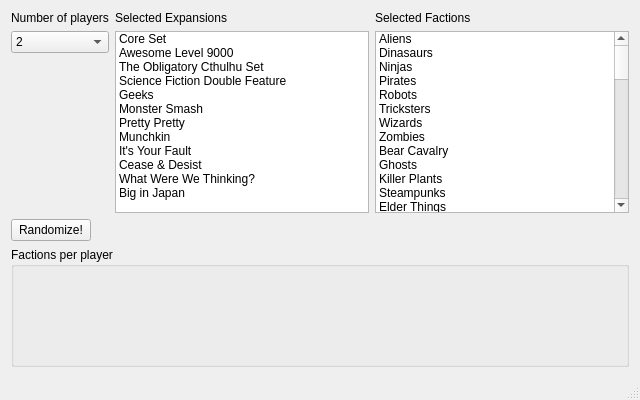
<?xml version="1.0" encoding="UTF-8"?>
<ui version="4.0">
 <class>MainWindow</class>
 <widget class="QMainWindow" name="MainWindow">
  <property name="geometry">
   <rect>
    <x>0</x>
    <y>0</y>
    <width>640</width>
    <height>400</height>
   </rect>
  </property>
  <property name="minimumSize">
   <size>
    <width>640</width>
    <height>400</height>
   </size>
  </property>
  <property name="maximumSize">
   <size>
    <width>640</width>
    <height>400</height>
   </size>
  </property>
  <property name="windowTitle">
   <string>MainWindow</string>
  </property>
  <widget class="QWidget" name="centralWidget">
   <layout class="QVBoxLayout" name="verticalLayout">
    <item>
     <layout class="QHBoxLayout" name="horizontalLayout">
      <item>
       <layout class="QVBoxLayout" name="verticalLayout_2">
        <item>
         <widget class="QLabel" name="label">
          <property name="text">
           <string>Number of players</string>
          </property>
         </widget>
        </item>
        <item>
         <widget class="QComboBox" name="comboBox">
          <item>
           <property name="text">
            <string>2</string>
           </property>
          </item>
          <item>
           <property name="text">
            <string>3</string>
           </property>
          </item>
          <item>
           <property name="text">
            <string>4</string>
           </property>
          </item>
          <item>
           <property name="text">
            <string>5</string>
           </property>
          </item>
          <item>
           <property name="text">
            <string>6</string>
           </property>
          </item>
          <item>
           <property name="text">
            <string>7</string>
           </property>
          </item>
          <item>
           <property name="text">
            <string>8</string>
           </property>
          </item>
         </widget>
        </item>
        <item>
         <spacer name="verticalSpacer_2">
          <property name="orientation">
           <enum>Qt::Vertical</enum>
          </property>
          <property name="sizeHint" stdset="0">
           <size>
            <width>20</width>
            <height>40</height>
           </size>
          </property>
         </spacer>
        </item>
       </layout>
      </item>
      <item>
       <layout class="QVBoxLayout" name="verticalLayout_6">
        <item>
         <widget class="QLabel" name="label_2">
          <property name="text">
           <string>Selected Expansions</string>
          </property>
         </widget>
        </item>
        <item>
         <widget class="QListWidget" name="listWidget">
          <item>
           <property name="text">
            <string>Core Set</string>
           </property>
          </item>
          <item>
           <property name="text">
            <string>Awesome Level 9000</string>
           </property>
          </item>
          <item>
           <property name="text">
            <string>The Obligatory Cthulhu Set</string>
           </property>
          </item>
          <item>
           <property name="text">
            <string>Science Fiction Double Feature</string>
           </property>
          </item>
          <item>
           <property name="text">
            <string>Geeks</string>
           </property>
          </item>
          <item>
           <property name="text">
            <string>Monster Smash</string>
           </property>
          </item>
          <item>
           <property name="text">
            <string>Pretty Pretty</string>
           </property>
          </item>
          <item>
           <property name="text">
            <string>Munchkin</string>
           </property>
          </item>
          <item>
           <property name="text">
            <string>It's Your Fault</string>
           </property>
          </item>
          <item>
           <property name="text">
            <string>Cease &amp; Desist</string>
           </property>
          </item>
          <item>
           <property name="text">
            <string>What Were We Thinking?</string>
           </property>
          </item>
          <item>
           <property name="text">
            <string>Big in Japan</string>
           </property>
          </item>
         </widget>
        </item>
       </layout>
      </item>
      <item>
       <layout class="QVBoxLayout" name="verticalLayout_3">
        <item>
         <widget class="QLabel" name="label_3">
          <property name="text">
           <string>Selected Factions</string>
          </property>
         </widget>
        </item>
        <item>
         <widget class="QListWidget" name="listWidget_2">
          <item>
           <property name="text">
            <string>Aliens</string>
           </property>
          </item>
          <item>
           <property name="text">
            <string>Dinasaurs</string>
           </property>
          </item>
          <item>
           <property name="text">
            <string>Ninjas</string>
           </property>
          </item>
          <item>
           <property name="text">
            <string>Pirates</string>
           </property>
          </item>
          <item>
           <property name="text">
            <string>Robots</string>
           </property>
          </item>
          <item>
           <property name="text">
            <string>Tricksters</string>
           </property>
          </item>
          <item>
           <property name="text">
            <string>Wizards</string>
           </property>
          </item>
          <item>
           <property name="text">
            <string>Zombies</string>
           </property>
          </item>
          <item>
           <property name="text">
            <string>Bear Cavalry</string>
           </property>
          </item>
          <item>
           <property name="text">
            <string>Ghosts</string>
           </property>
          </item>
          <item>
           <property name="text">
            <string>Killer Plants</string>
           </property>
          </item>
          <item>
           <property name="text">
            <string>Steampunks</string>
           </property>
          </item>
          <item>
           <property name="text">
            <string>Elder Things</string>
           </property>
          </item>
          <item>
           <property name="text">
            <string>Innsmouth</string>
           </property>
          </item>
          <item>
           <property name="text">
            <string>Minions of Cthulhu</string>
           </property>
          </item>
          <item>
           <property name="text">
            <string>Miskatonic University</string>
           </property>
          </item>
          <item>
           <property name="text">
            <string>Cyborg Apes</string>
           </property>
          </item>
          <item>
           <property name="text">
            <string>Shapeshifters</string>
           </property>
          </item>
          <item>
           <property name="text">
            <string>Super Spies</string>
           </property>
          </item>
          <item>
           <property name="text">
            <string>Time Travelers</string>
           </property>
          </item>
          <item>
           <property name="text">
            <string>Geeks</string>
           </property>
          </item>
          <item>
           <property name="text">
            <string>Giant Ants</string>
           </property>
          </item>
          <item>
           <property name="text">
            <string>Mad Scientists</string>
           </property>
          </item>
          <item>
           <property name="text">
            <string>Vampires</string>
           </property>
          </item>
          <item>
           <property name="text">
            <string>Werewolves</string>
           </property>
          </item>
          <item>
           <property name="text">
            <string>Fairies</string>
           </property>
          </item>
          <item>
           <property name="text">
            <string>Kitty Cats</string>
           </property>
          </item>
          <item>
           <property name="text">
            <string>Mythic Horses</string>
           </property>
          </item>
          <item>
           <property name="text">
            <string>Princesses</string>
           </property>
          </item>
          <item>
           <property name="text">
            <string>Clerics</string>
           </property>
          </item>
          <item>
           <property name="text">
            <string>Dwarves</string>
           </property>
          </item>
          <item>
           <property name="text">
            <string>Elves</string>
           </property>
          </item>
          <item>
           <property name="text">
            <string>Halflings</string>
           </property>
          </item>
          <item>
           <property name="text">
            <string>Mages</string>
           </property>
          </item>
          <item>
           <property name="text">
            <string>Orcs</string>
           </property>
          </item>
          <item>
           <property name="text">
            <string>Thieves</string>
           </property>
          </item>
          <item>
           <property name="text">
            <string>Warriors</string>
           </property>
          </item>
          <item>
           <property name="text">
            <string>Dragons</string>
           </property>
          </item>
          <item>
           <property name="text">
            <string>Mythic Greeks</string>
           </property>
          </item>
          <item>
           <property name="text">
            <string>Sharks</string>
           </property>
          </item>
          <item>
           <property name="text">
            <string>Superheroes</string>
           </property>
          </item>
          <item>
           <property name="text">
            <string>Tornadoes</string>
           </property>
          </item>
          <item>
           <property name="text">
            <string>Astroknightes</string>
           </property>
          </item>
          <item>
           <property name="text">
            <string>Changerbots</string>
           </property>
          </item>
          <item>
           <property name="text">
            <string>Ignobles</string>
           </property>
          </item>
          <item>
           <property name="text">
            <string>Star Roamers</string>
           </property>
          </item>
          <item>
           <property name="text">
            <string>Explorers</string>
           </property>
          </item>
          <item>
           <property name="text">
            <string>Grannies</string>
           </property>
          </item>
          <item>
           <property name="text">
            <string>Rock Stars</string>
           </property>
          </item>
          <item>
           <property name="text">
            <string>Teddy Bears</string>
           </property>
          </item>
          <item>
           <property name="text">
            <string>Itty Critters</string>
           </property>
          </item>
          <item>
           <property name="text">
            <string>Kaiju</string>
           </property>
          </item>
          <item>
           <property name="text">
            <string>Magical Girls</string>
           </property>
          </item>
          <item>
           <property name="text">
            <string>Mega Troopers</string>
           </property>
          </item>
         </widget>
        </item>
       </layout>
      </item>
     </layout>
    </item>
    <item>
     <layout class="QHBoxLayout" name="horizontalLayout_2">
      <item>
       <widget class="QPushButton" name="pushButton">
        <property name="text">
         <string>Randomize!</string>
        </property>
       </widget>
      </item>
      <item>
       <spacer name="horizontalSpacer">
        <property name="orientation">
         <enum>Qt::Horizontal</enum>
        </property>
        <property name="sizeHint" stdset="0">
         <size>
          <width>40</width>
          <height>20</height>
         </size>
        </property>
       </spacer>
      </item>
     </layout>
    </item>
    <item>
     <widget class="QGroupBox" name="verticalGroupBox">
      <property name="minimumSize">
       <size>
        <width>0</width>
        <height>120</height>
       </size>
      </property>
      <property name="title">
       <string>Factions per player</string>
      </property>
      <layout class="QVBoxLayout" name="verticalLayout_4">
       <property name="spacing">
        <number>0</number>
       </property>
       <property name="leftMargin">
        <number>2</number>
       </property>
       <property name="topMargin">
        <number>2</number>
       </property>
       <property name="rightMargin">
        <number>2</number>
       </property>
       <property name="bottomMargin">
        <number>2</number>
       </property>
       <item>
        <layout class="QHBoxLayout" name="horizontalLayout_4"/>
       </item>
       <item>
        <layout class="QHBoxLayout" name="horizontalLayout_5"/>
       </item>
      </layout>
     </widget>
    </item>
   </layout>
  </widget>
  <widget class="QMenuBar" name="menuBar">
   <property name="geometry">
    <rect>
     <x>0</x>
     <y>0</y>
     <width>640</width>
     <height>21</height>
    </rect>
   </property>
  </widget>
  <widget class="QStatusBar" name="statusBar"/>
 </widget>
 <layoutdefault spacing="6" margin="11"/>
 <resources/>
 <connections/>
</ui>
